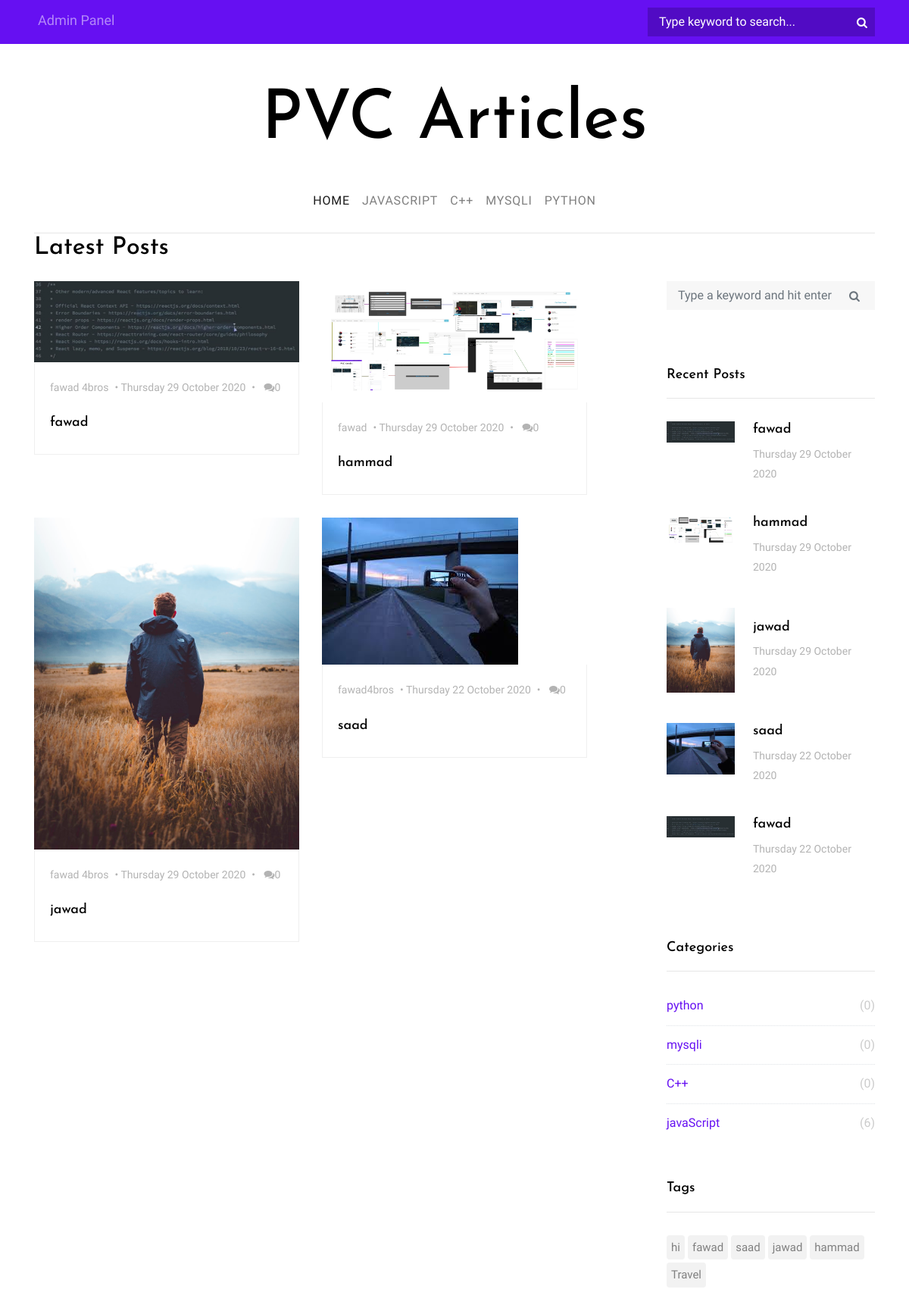
/bs_index.php, run on the app's committed database.
### tables this page shows
CREATE TABLE `blog_categories` (
  `blog_cat_id` int(11) NOT NULL,
  `blog_cat_title` varchar(255) NOT NULL
);

CREATE TABLE `blog_posts` (
  `blog_post_id` int(11) NOT NULL,
  `blog_post_title` varchar(255) NOT NULL,
  `blog_post_cat_title` varchar(255) NOT NULL,
  `blog_post_cat_id` int(11) NOT NULL,
  `blog_post_author` varchar(255) NOT NULL,
  `blog_post_content` text NOT NULL,
  `blog_post_date` varchar(255) NOT NULL,
  `blog_post_image` text NOT NULL,
  `name` text NOT NULL,
  `size` text NOT NULL,
  `blog_post_comment_count` int(255) NOT NULL,
  `blog_post_views` int(255) NOT NULL,
  `blog_post_tags` text NOT NULL,
  `blog_post_status` varchar(255) NOT NULL DEFAULT 'draft',
  `blog_post_track` text NOT NULL
);

### bs_includes/posts.php (the view, shortened to what this page needs)
<?php
$query= "SELECT * FROM blog_posts WHERE blog_post_status='published' ORDER BY blog_post_id DESC ";
$result = mysqli_query($connection,$query);
while ($row = mysqli_fetch_assoc($result)) {
  $post_id = $row['blog_post_id'];
  $post_title = $row['blog_post_title'];
  $post_author = $row['blog_post_author'];
  $post_image =$row['blog_post_image'];
  $date = $row['blog_post_date'];
  $post_comment_count = $row['blog_post_comment_count'];
?>
<div class="col-md-6">
  <a href="./bs_single.php?post=<?php echo $post_id;  ?>" class="blog-entry element-animate" data-animate-effect="fadeIn">
    <img src="images/<?php echo $post_image ; ?>" alt="Image placeholder">
    <div class="blog-content-body">
      <div class="post-meta">
        <span class="author mr-2"><?php echo $post_author ; ?></span>&bullet;
        <span class="mr-2"><?php echo $date ; ?></span>&bullet;
        <span class="ml-2"><span class="fa fa-comments"></span><?php echo $post_comment_count ; ?></span>
      </div>
      <h2><?php echo $post_title ; ?></h2>
    </div>
  </a>
</div>
<?php
}
?>

### bs_includes/header.php (shortened to what this page needs)
<?php include "bs_admin/includes/db.php"; ?>
<?php include "function.php"; ?>
<!doctype html>
<html lang="en">
  <head>
    <link rel="stylesheet" href="css/animate.css">
    <link rel="stylesheet" href="css/owl.carousel.min.css">
    <link rel="stylesheet" href="fonts/ionicons/css/ionicons.min.css">
    <link rel="stylesheet" href="fonts/fontawesome/css/font-awesome.min.css">
    <link rel="stylesheet" href="fonts/flaticon/font/flaticon.css">
      <link rel="stylesheet" href="css/bootstrap.css">
      <link rel="stylesheet" href="css/style.css">
  </head>
  <body>

### bs_index.php (shortened to what this page needs)
<?php include 'bs_includes/header.php'; ?>
    <div class="wrap">
<?php include 'bs_includes/navigation.php'; ?>
      <section class="site-section py-sm">
        <div class="container">
          <div class="row">
            <div class="col-md-6">
              <h2 class="mb-4">Latest Posts</h2>
            </div>
          </div>
          <div class="row blog-entries">
            <div class="col-md-12 col-lg-8 main-content">
              <div class="row">
                <?php include 'bs_includes/posts.php'; ?>
              </div>
            </div>
            <div class="col-md-12 col-lg-4 sidebar">
              <div class="sidebar-box search-form-wrap">
                <form action="search.php" class="search-form" method="post">
                  <div class="form-group">
                    <span class="icon fa fa-search"></span>
                    <input type="text" name="search" class="form-control" id="s" placeholder="Type a keyword and hit enter">
                  </div>
                </form>
              </div>
              <?php include 'bs_includes/sidebar.php'; ?>
<?php include 'bs_includes/category.php'; ?>
<?php include 'bs_includes/tags.php'; ?>
            </div>
          </div>
        </div>
      </section>
    </div>
  </body>
</html>

### bs_includes/navigation.php (shortened to what this page needs)
<header role="banner">
  <div class="top-bar">
    <div class="container">
      <div class="row">
        <div class="col-9 social">
          <a href="bs_admin/index.php">Admin Panel<span></span></a>
        </div>
        <div class="col-3 search-top">
          <form action="search.php" class="search-top-form" method="post">
            <span class="icon fa fa-search"></span>
            <input type="text" name="search" id="s" placeholder="Type keyword to search...">
          </form>
        </div>
      </div>
    </div>
  </div>
  <div class="container logo-wrap">
    <div class="row pt-5">
      <div class="col-12 text-center">
        <h1 class="site-logo"><a href="./bs_index.php">PVC Articles</a></h1>
      </div>
    </div>
  </div>
  <nav class="navbar navbar-expand-md  navbar-light bg-light">
    <div class="container">
      <div class="collapse navbar-collapse" id="navbarMenu">
        <ul class="navbar-nav mx-auto">
          <li class="nav-item">
            <a class="nav-link active" href="./bs_index.php">Home</a>
          </li>
            <?php show_cat() ?>
        </ul>
      </div>
    </div>
  </nav>
</header>

### bs_includes/function.php
<?php
include "bs_admin/includes/db.php";
function show_cat(){
	global $connection;
	$query = "SELECT * FROM blog_categories";
	$result = mysqli_query($connection,$query);
	while ($row=mysqli_fetch_array($result)) {
		$cat_id = $row['blog_cat_id'];
		$cat_title = $row['blog_cat_title'];
		echo "<li class='nav-item dropdown'>
		<a class='nav-link' href='category.php?cat_id=$cat_id'>{$cat_title}</a>
          </li>";
	}
}
?>

### bs_includes/sidebar.php (shortened to what this page needs)
<div class="sidebar-box">
  <h3 class="heading">Recent Posts</h3>
  <div class="post-entry-sidebar">
    <ul>
<?php
$query= "SELECT * FROM blog_posts  WHERE blog_post_status = 'published' ORDER BY blog_post_id DESC LIMIT 5";
$result = mysqli_query($connection,$query);
while ($row = mysqli_fetch_assoc($result)) {
  $post_id = $row['blog_post_id'];
  $post_title = $row['blog_post_title'];
  $post_image =$row['blog_post_image'];
  $date = $row['blog_post_date'];
?>
      <li>
        <a href="bs_single.php?post=<?php echo $post_id;  ?>" >
          <img src="images/<?php echo $post_image ; ?>" alt="Image placeholder" class="mr-4">
          <div class="text">
            <h4><?php echo $post_title ; ?></h4>
            <div class="post-meta">
              <span class="mr-2"><?php echo $date ; ?></span>
            </div>
          </div>
        </a>
      </li>
<?php
}
?>
</ul>
  </div>
</div>

### bs_includes/category.php
<?php
$query= "SELECT * FROM blog_categories ORDER BY blog_cat_id DESC LIMIT 6";
$result = mysqli_query($connection,$query);
?>
<div class="sidebar-box">
  <h3 class="heading">Categories</h3>
  <ul class="categories">
  	<?php
  	while ($row = mysqli_fetch_array($result)) {
  		$cat_id = $row['blog_cat_id'];
  		$cat_title = $row['blog_cat_title'];
  		$sql = mysqli_query($connection, "SELECT * FROM blog_posts WHERE blog_post_cat_id=$cat_id");
  		$totalpostsincat = mysqli_num_rows($sql);
  		echo "<li><a href='category.php?cat_id=$cat_id'>$cat_title<span>($totalpostsincat)</span></a></li>";
  	}
  	 ?>
  </ul>
</div>

### bs_includes/tags.php (shortened to what this page needs)
<?php
$query= "SELECT * FROM blog_posts ORDER BY blog_post_id LIMIT 5";
$result = mysqli_query($connection,$query);
?>
<div class="sidebar-box">
  <h3 class="heading">Tags</h3>
  <ul class="tags">
  	<?php
  	while ($row = mysqli_fetch_assoc($result)) {
  		$tags = $row['blog_post_tags'];
  		echo"<li><a href=''>$tags</a></li>";
  	}
  	 ?>
    <li><a href="#">Travel</a></li>
  </ul>
</div>

### data on the page
blog_categories: blog_cat_title "JAVASCRIPT", blog_cat_title "javaScript", totalpostsincat "6"
blog_categories: blog_cat_title "C++", totalpostsincat "0"
blog_categories: blog_cat_title "MYSQLI", blog_cat_title "mysqli", totalpostsincat "0"
blog_categories: blog_cat_title "PYTHON", blog_cat_title "python", totalpostsincat "0"
blog_posts: blog_post_image (picture), blog_post_author "fawad 4bros", blog_post_date "Thursday 29 October 2020", blog_post_comment_count "0", blog_post_title "fawad"
blog_posts: blog_post_image (picture), blog_post_author "fawad", blog_post_date "Thursday 29 October 2020", blog_post_comment_count "0", blog_post_title "hammad", blog_post_tags "hammad"
blog_posts: blog_post_image (picture), blog_post_author "fawad 4bros", blog_post_date "Thursday 29 October 2020", blog_post_comment_count "0", blog_post_title "jawad", blog_post_tags "jawad"
blog_posts: blog_post_image (picture), blog_post_author "fawad4bros", blog_post_date "Thursday 22 October 2020", blog_post_comment_count "0", blog_post_title "saad", blog_post_tags "saad"
blog_posts: blog_post_image (picture), blog_post_title "fawad", blog_post_date "Thursday 22 October 2020", blog_post_tags "fawad"
blog_posts: blog_post_tags "hi"
